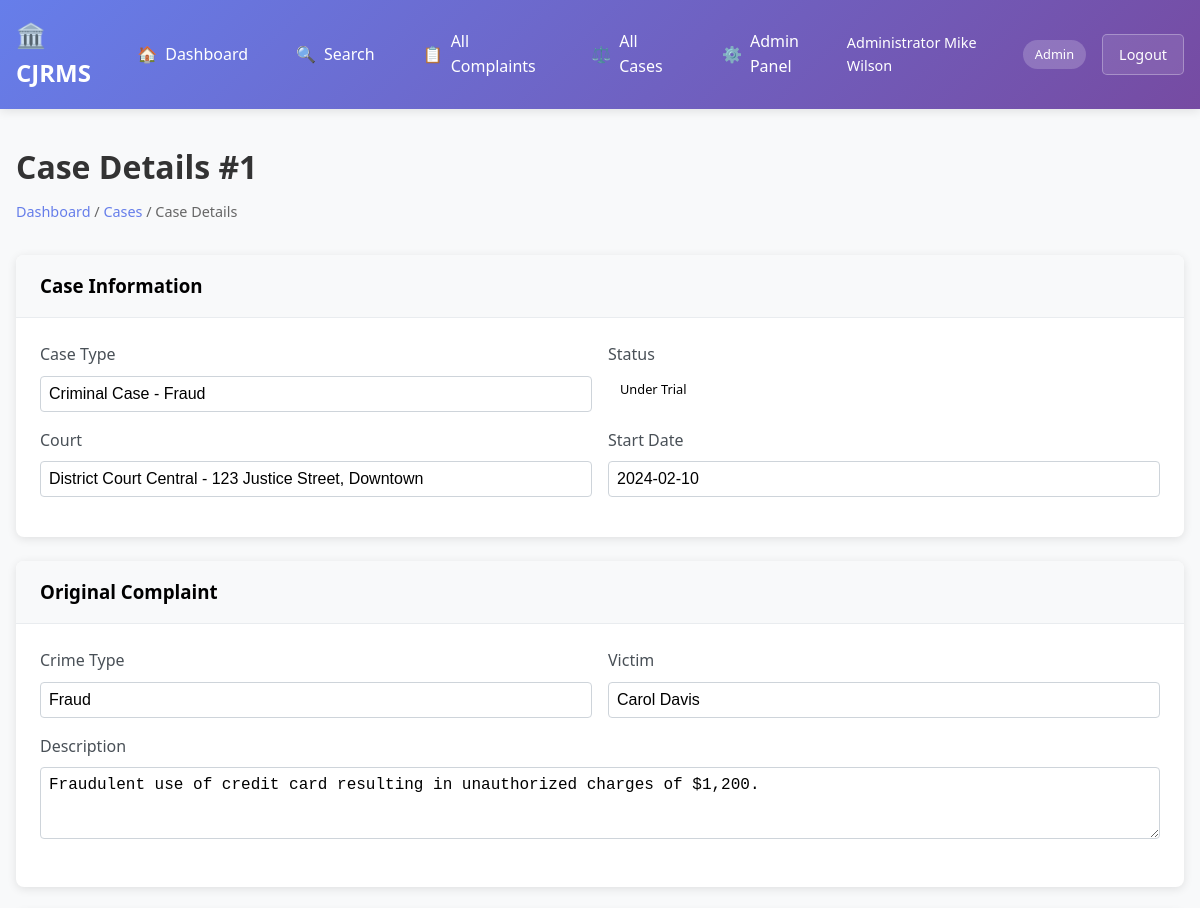
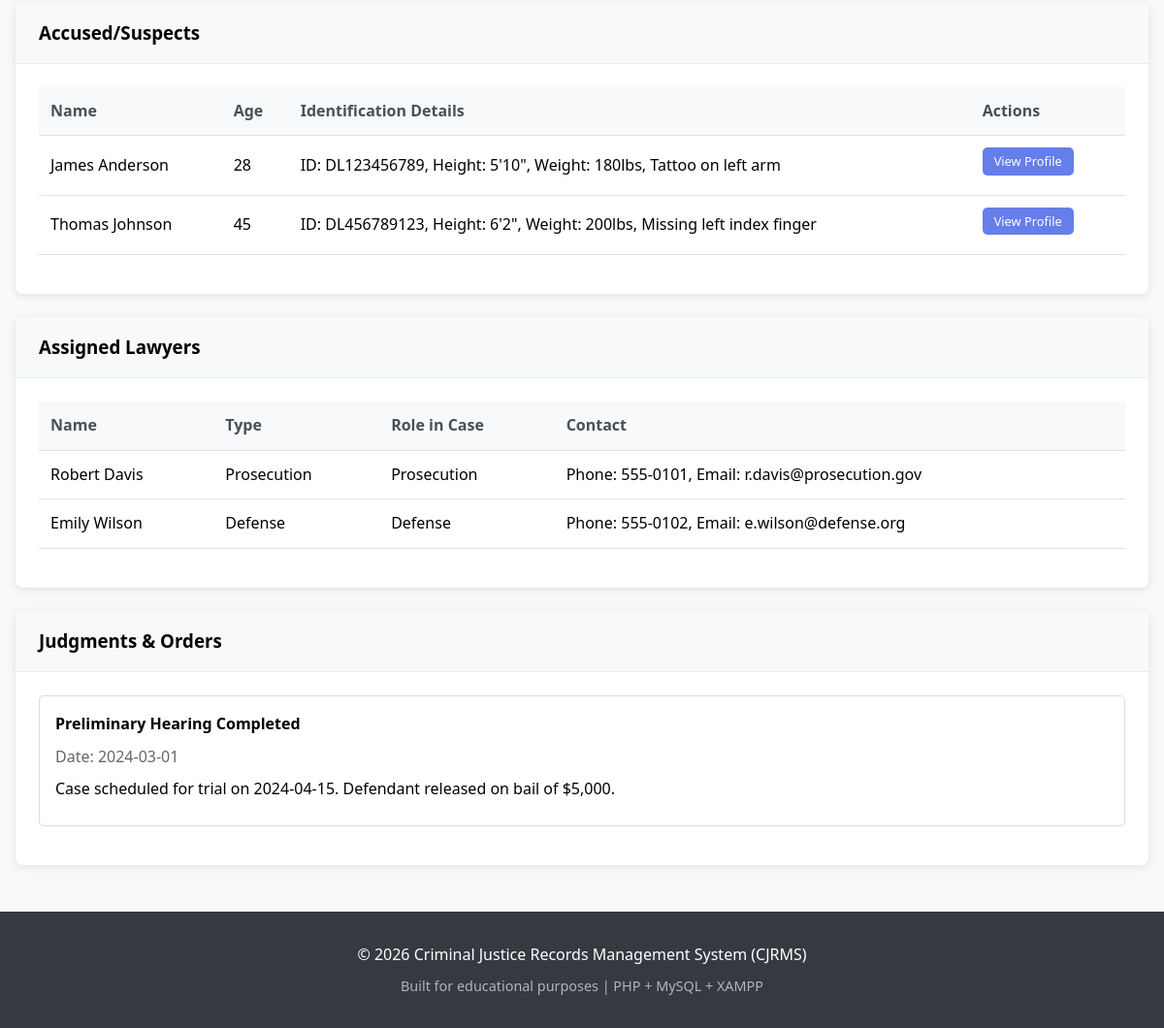
/case_details.php?id=1 (signed in), run on the app's committed database (2 pictures, top to bottom).
### tables this page shows
CREATE TABLE Cases (
    case_id INT AUTO_INCREMENT PRIMARY KEY,
    complaint_id INT UNIQUE NOT NULL,
    start_date DATE NOT NULL,
    end_date DATE NULL,
    case_type VARCHAR(100) NOT NULL,
    case_status ENUM('Open', 'Under Trial', 'Closed') NOT NULL DEFAULT 'Open',
    court_id INT NOT NULL,
    created_at TIMESTAMP DEFAULT CURRENT_TIMESTAMP,
    updated_at TIMESTAMP DEFAULT CURRENT_TIMESTAMP ON UPDATE CURRENT_TIMESTAMP,
    FOREIGN KEY (complaint_id) REFERENCES Complaint(complaint_id) ON DELETE CASCADE,
    FOREIGN KEY (court_id) REFERENCES Court(court_id) ON DELETE RESTRICT
);

CREATE TABLE Court (
    court_id INT AUTO_INCREMENT PRIMARY KEY,
    name VARCHAR(100) NOT NULL,
    location VARCHAR(200),
    type VARCHAR(50),
    created_at TIMESTAMP DEFAULT CURRENT_TIMESTAMP
);

CREATE TABLE Complaint (
    complaint_id INT AUTO_INCREMENT PRIMARY KEY,
    description TEXT NOT NULL,
    date DATE NOT NULL,
    crime_type VARCHAR(100) NOT NULL,
    victim_id INT NOT NULL,
    complaint_status ENUM('New', 'Under Investigation', 'Withdrawn', 'Charge-Sheeted', 'Promoted to Case') DEFAULT 'New',
    created_by INT,
    created_at TIMESTAMP DEFAULT CURRENT_TIMESTAMP,
    updated_at TIMESTAMP DEFAULT CURRENT_TIMESTAMP ON UPDATE CURRENT_TIMESTAMP,
    FOREIGN KEY (victim_id) REFERENCES Victim(victim_id) ON DELETE CASCADE,
    FOREIGN KEY (created_by) REFERENCES Users(user_id) ON DELETE SET NULL
);

CREATE TABLE Victim (
    victim_id INT AUTO_INCREMENT PRIMARY KEY,
    name VARCHAR(100) NOT NULL,
    contact_info TEXT,
    created_at TIMESTAMP DEFAULT CURRENT_TIMESTAMP
);

CREATE TABLE Criminal (
    criminal_id INT AUTO_INCREMENT PRIMARY KEY,
    name VARCHAR(100) NOT NULL,
    age INT,
    identification_detail TEXT,
    created_at TIMESTAMP DEFAULT CURRENT_TIMESTAMP
);

CREATE TABLE Case_Lawyer_Link (
    case_id INT NOT NULL,
    lawyer_id INT NOT NULL,
    role VARCHAR(100) NOT NULL,
    assigned_at TIMESTAMP DEFAULT CURRENT_TIMESTAMP,
    PRIMARY KEY (case_id, lawyer_id),
    FOREIGN KEY (case_id) REFERENCES Cases(case_id) ON DELETE CASCADE,
    FOREIGN KEY (lawyer_id) REFERENCES Lawyer(lawyer_id) ON DELETE CASCADE
);

CREATE TABLE Lawyer (
    lawyer_id INT AUTO_INCREMENT PRIMARY KEY,
    name VARCHAR(100) NOT NULL,
    type ENUM('Prosecution', 'Defense', 'Private') NOT NULL,
    contact_info TEXT,
    created_at TIMESTAMP DEFAULT CURRENT_TIMESTAMP
);

CREATE TABLE Judgement (
    judgement_id INT AUTO_INCREMENT PRIMARY KEY,
    case_id INT NOT NULL,
    date DATE NOT NULL,
    verdict VARCHAR(100) NOT NULL,
    punishment TEXT,
    created_at TIMESTAMP DEFAULT CURRENT_TIMESTAMP,
    FOREIGN KEY (case_id) REFERENCES Cases(case_id) ON DELETE CASCADE
);

### db.php (called while the page is built, shortened)
<?php
$pdo_options = [
    PDO::ATTR_ERRMODE => PDO::ERRMODE_EXCEPTION,
    PDO::ATTR_DEFAULT_FETCH_MODE => PDO::FETCH_ASSOC,
    PDO::ATTR_EMULATE_PREPARES => false,
    PDO::MYSQL_ATTR_INIT_COMMAND => "SET NAMES utf8mb4"
];
try {
    $pdo = new PDO(
        "mysql:host=" . DB_HOST . ";dbname=" . DB_NAME . ";charset=utf8mb4",
        DB_USER,
        DB_PASS,
        $pdo_options
    );
} catch (PDOException $e) {
    error_log("Database connection failed: " . $e->getMessage());
    die("Database connection failed. Please check your configuration.");
}
function executeQuery($sql, $params = []) {
    global $pdo;
    try {
        $stmt = $pdo->prepare($sql);
        $stmt->execute($params);
        return $stmt;
    } catch (PDOException $e) {
        error_log("Query execution failed: " . $e->getMessage());
        throw $e;
    }
}
function fetchRow($sql, $params = []) {
    $stmt = executeQuery($sql, $params);
    return $stmt->fetch();
}
function fetchAll($sql, $params = []) {
    $stmt = executeQuery($sql, $params);
    return $stmt->fetchAll();
}
function sanitizeOutput($string) {
    return htmlspecialchars($string, ENT_QUOTES, 'UTF-8');
}
?>

### case_details.php (the view, shortened to what this page needs)
<?php
require_once 'db.php';
$case_id = (int)($_GET['id'] ?? 0);
$case = fetchRow(
    "SELECT c.*, co.name as court_name, co.location as court_location,
            comp.description as complaint_desc, comp.crime_type, comp.date as complaint_date,
            v.name as victim_name
     FROM Cases c
     JOIN Court co ON c.court_id = co.court_id
     JOIN Complaint comp ON c.complaint_id = comp.complaint_id
     JOIN Victim v ON comp.victim_id = v.victim_id
     WHERE c.case_id = ?",
    [$case_id]
);
$criminals = fetchAll(
    "SELECT cr.criminal_id, cr.name, cr.age, cr.identification_detail
     FROM Criminal cr
     JOIN Case_Criminal_Link ccl ON cr.criminal_id = ccl.criminal_id
     WHERE ccl.case_id = ?",
    [$case_id]
);
$lawyers = fetchAll(
    "SELECT l.lawyer_id, l.name, l.type, l.contact_info, cll.role
     FROM Lawyer l
     JOIN Case_Lawyer_Link cll ON l.lawyer_id = cll.lawyer_id
     WHERE cll.case_id = ?",
    [$case_id]
);
$judgments = fetchAll(
    "SELECT * FROM Judgement WHERE case_id = ? ORDER BY date DESC",
    [$case_id]
);
include 'header.php';
?>
<div class="page-header">
    <h1 class="page-title">Case Details #<?php echo $case_id; ?></h1>
    <div class="breadcrumb">
        <a href="index.php">Dashboard</a> / <a href="manage_cases.php">Cases</a> / Case Details
    </div>
</div>
<div class="card">
    <div class="card-header">
        <h3 style="margin: 0;">Case Information</h3>
    </div>
    <div class="card-body">
        <div class="form-row">
            <div class="form-group">
                <label>Case Type</label>
                <input type="text" class="form-control" value="<?php echo sanitizeOutput($case['case_type']); ?>" readonly>
            </div>
            <div class="form-group">
                <label>Status</label>
                <span class="status-badge status-<?php echo strtolower(str_replace(' ', '-', $case['case_status'])); ?>">
                    <?php echo $case['case_status']; ?>
                </span>
            </div>
        </div>
        <div class="form-row">
            <div class="form-group">
                <label>Court</label>
                <input type="text" class="form-control" value="<?php echo sanitizeOutput($case['court_name'] . ' - ' . $case['court_location']); ?>" readonly>
            </div>
            <div class="form-group">
                <label>Start Date</label>
                <input type="text" class="form-control" value="<?php echo $case['start_date']; ?>" readonly>
            </div>
        </div>
    </div>
</div>
<div class="card">
    <div class="card-header">
        <h3 style="margin: 0;">Original Complaint</h3>
    </div>
    <div class="card-body">
        <div class="form-row">
            <div class="form-group">
                <label>Crime Type</label>
                <input type="text" class="form-control" value="<?php echo sanitizeOutput($case['crime_type']); ?>" readonly>
            </div>
            <div class="form-group">
                <label>Victim</label>
                <input type="text" class="form-control" value="<?php echo sanitizeOutput($case['victim_name']); ?>" readonly>
            </div>
        </div>
        <div class="form-group">
            <label>Description</label>
            <textarea class="form-control" rows="3" readonly><?php echo sanitizeOutput($case['complaint_desc']); ?></textarea>
        </div>
    </div>
</div>
<div class="card">
    <div class="card-header">
        <h3 style="margin: 0;">Accused/Suspects</h3>
    </div>
    <div class="card-body">
        <?php if (empty($criminals)): ?>
            <p>No criminals linked to this case.</p>
        <?php else: ?>
            <table class="table">
                <thead>
                    <tr>
                        <th>Name</th>
                        <th>Age</th>
                        <th>Identification Details</th>
                        <th>Actions</th>
                    </tr>
                </thead>
                <tbody>
                    <?php foreach ($criminals as $criminal): ?>
                    <tr>
                        <td><?php echo sanitizeOutput($criminal['name']); ?></td>
                        <td><?php echo $criminal['age'] ?: 'Unknown'; ?></td>
                        <td><?php echo sanitizeOutput($criminal['identification_detail'] ?: 'None'); ?></td>
                        <td>
                            <a href="criminal_profile.php?id=<?php echo $criminal['criminal_id']; ?>" class="btn btn-sm btn-primary">View Profile</a>
                        </td>
                    </tr>
                    <?php endforeach; ?>
                </tbody>
            </table>
        <?php endif; ?>
    </div>
</div>
<div class="card">
    <div class="card-header">
        <h3 style="margin: 0;">Assigned Lawyers</h3>
    </div>
    <div class="card-body">
        <?php if (empty($lawyers)): ?>
            <p>No lawyers assigned to this case.</p>
        <?php else: ?>
            <table class="table">
                <thead>
                    <tr>
                        <th>Name</th>
                        <th>Type</th>
                        <th>Role in Case</th>
                        <th>Contact</th>
                    </tr>
                </thead>
                <tbody>
                    <?php foreach ($lawyers as $lawyer): ?>
                    <tr>
                        <td><?php echo sanitizeOutput($lawyer['name']); ?></td>
                        <td><?php echo sanitizeOutput($lawyer['type']); ?></td>
                        <td><?php echo sanitizeOutput($lawyer['role']); ?></td>
                        <td><?php echo sanitizeOutput($lawyer['contact_info']); ?></td>
                    </tr>
                    <?php endforeach; ?>
                </tbody>
            </table>
        <?php endif; ?>
    </div>
</div>
<div class="card">
    <div class="card-header">
        <h3 style="margin: 0;">Judgments & Orders</h3>
    </div>
    <div class="card-body">
        <?php if (empty($judgments)): ?>
            <p>No judgments recorded for this case.</p>
        <?php else: ?>
            <?php foreach ($judgments as $judgment): ?>
                <div style="border: 1px solid #ddd; padding: 1rem; margin-bottom: 1rem; border-radius: 5px;">
                    <h4 style="margin: 0 0 0.5rem 0;"><?php echo sanitizeOutput($judgment['verdict']); ?></h4>
                    <p style="margin: 0.5rem 0; color: #666;">Date: <?php echo $judgment['date']; ?></p>
                    <?php if ($judgment['punishment']): ?>
                        <p style="margin: 0.5rem 0;"><?php echo sanitizeOutput($judgment['punishment']); ?></p>
                    <?php endif; ?>
                </div>
            <?php endforeach; ?>
        <?php endif; ?>
    </div>
</div>
<?php include 'footer.php'; ?>

### header.php (style rules this page uses)
* { margin: 0; padding: 0; box-sizing: border-box; }
body { font-family: 'Segoe UI', Tahoma, Geneva, Verdana, sans-serif; background-color: #f8f9fa; line-height: 1.6; }
.page-header { margin-bottom: 2rem; }
.page-title { color: #333; margin-bottom: 0.5rem; }
.breadcrumb { color: #666; font-size: 0.9rem; }
.breadcrumb a { color: #667eea; text-decoration: none; }
.card { background: white; border-radius: 8px; box-shadow: 0 2px 10px rgba(0,0,0,0.1); margin-bottom: 1.5rem; }
.card-header { padding: 1rem 1.5rem; border-bottom: 1px solid #e9ecef; background-color: #f8f9fa; border-radius: 8px 8px 0 0; }
.card-body { padding: 1.5rem; }
.btn { display: inline-block; padding: 0.5rem 1rem; border: none; border-radius: 5px; text-decoration: none; cursor: pointer; font-size: 0.9rem; transition: all 0.3s; margin-right: 0.5rem; margin-bottom: 0.5rem; }
.btn-primary { background-color: #667eea; color: white; }
.btn-sm { padding: 0.25rem 0.75rem; font-size: 0.8rem; }
.table { width: 100%; border-collapse: collapse; margin-bottom: 1rem; }
.table th, .table td { padding: 0.75rem; text-align: left; border-bottom: 1px solid #dee2e6; }
.table th { background-color: #f8f9fa; font-weight: 600; color: #495057; }
.form-group { margin-bottom: 1rem; }
.form-group label { display: block; margin-bottom: 0.5rem; color: #495057; font-weight: 500; }
.form-control { width: 100%; padding: 0.5rem; border: 1px solid #ced4da; border-radius: 4px; font-size: 1rem; }
.form-row { display: flex; gap: 1rem; }
.form-row .form-group { flex: 1; }
.status-badge { padding: 0.25rem 0.75rem; border-radius: 15px; font-size: 0.8rem; font-weight: 500; }

### data on the page
cases: case_type "Criminal Case - Fraud", case_status "Under Trial", court.location "District Court Central - 123 Justice Street, Downtown", start_date "2024-02-10", complaint.crime_type "Fraud", name "Carol Davis", complaint.description "Fraudulent use of credit card resulting in unauthorized charges of $1,200."
criminal: name "James Anderson", age "28", identification_detail "ID: DL123456789, Height: 5'10\", Weight: 180lbs, Tattoo on left arm"
criminal: name "Thomas Johnson", age "45", identification_detail "ID: DL456789123, Height: 6'2\", Weight: 200lbs, Missing left index finger"
case_lawyer_link: lawyer.name "Robert Davis", lawyer.type "Prosecution", role "Prosecution", lawyer.contact_info "Phone: 555-0101, Email: r.davis@prosecution.gov"
case_lawyer_link: lawyer.name "Emily Wilson", lawyer.type "Defense", role "Defense", lawyer.contact_info "Phone: 555-0102, Email: e.wilson@defense.org"
judgement: verdict "Preliminary Hearing Completed", date "2024-03-01", punishment "Case scheduled for trial on 2024-04-15. Defendant released on bail of $5,000."

### other printed values
$item['icon'] "🏠"
sanitizeOutput($item['title']) "Dashboard"
$item['icon'] "🔍"
sanitizeOutput($item['title']) "Search"
$item['icon'] "📋"
sanitizeOutput($item['title']) "All Complaints"
$item['icon'] "⚖️"
sanitizeOutput($item['title']) "All Cases"
$item['icon'] "⚙️"
sanitizeOutput($item['title']) "Admin Panel"
sanitizeOutput(getCurrentUserFullName()) "Administrator Mike Wilson"
sanitizeOutput(getCurrentUserRole()) "Admin"
$case_id "1"
